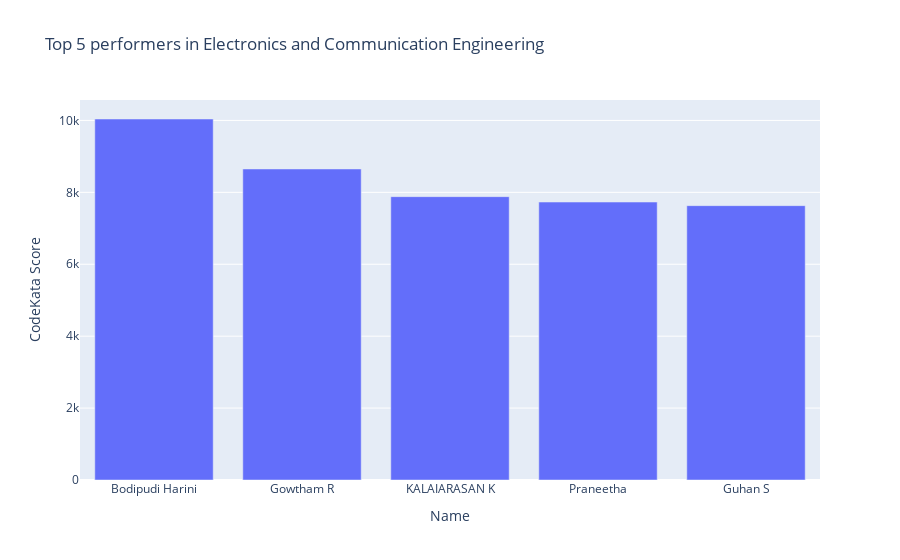

Write notebook code for a chart like this one.
### Code cell
df6 = df3[df3['Department']=='Electronics and Communication Engineering']
df6 = df6.sort_values(by='CodeKata Score',ascending=False)
df6 = df6[:5]
fig = px.bar(df6,x='Name',y='CodeKata Score',title='Top 5 performers in Electronics and Communication Engineering')
fig.show()

### Figure 1 — Plotly figure (JSON) as saved in the notebook; plotly's stock layout.template omitted (floating-point values rounded to 4 significant figures)
{"data": [{"alignmentgroup": "True", "hovertemplate": "Name=%{x}<br>CodeKata Score=%{y}<extra></extra>", "legendgroup": "", "marker": {"color": "#636efa", "pattern": {"shape": ""}}, "name": "", "offsetgroup": "", "orientation": "v", "showlegend": false, "textposition": "auto", "type": "bar", "x": ["Bodipudi Harini", "Gowtham R", "KALAIARASAN K", "Praneetha", "Guhan S"], "xaxis": "x", "y": [10040, 8650, 7880, 7730, 7630], "yaxis": "y"}], "layout": {"barmode": "relative", "legend": {"tracegroupgap": 0}, "title": {"text": "Top 5 performers in Electronics and Communication Engineering"}, "xaxis": {"anchor": "y", "domain": [0, 1], "title": {"text": "Name"}}, "yaxis": {"anchor": "x", "domain": [0, 1], "title": {"text": "CodeKata Score"}}}}
